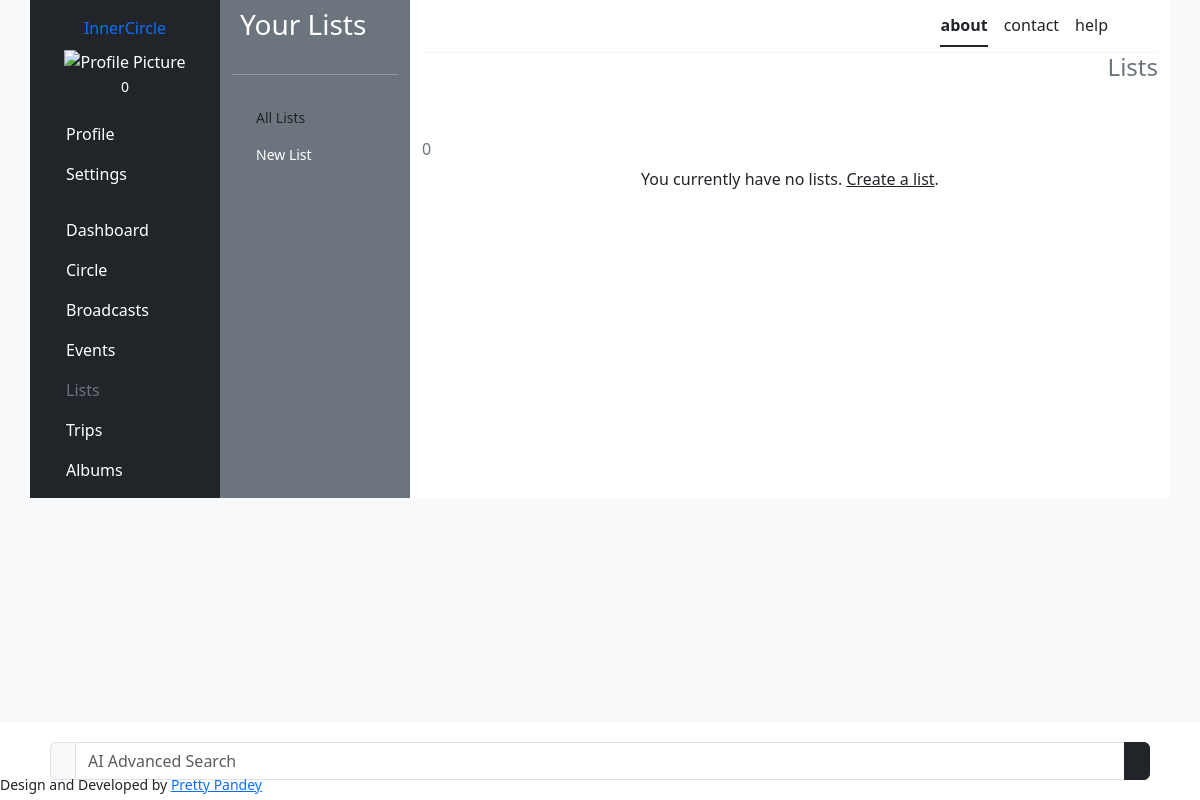
The page /lists (signed in) on the database as committed earlier.
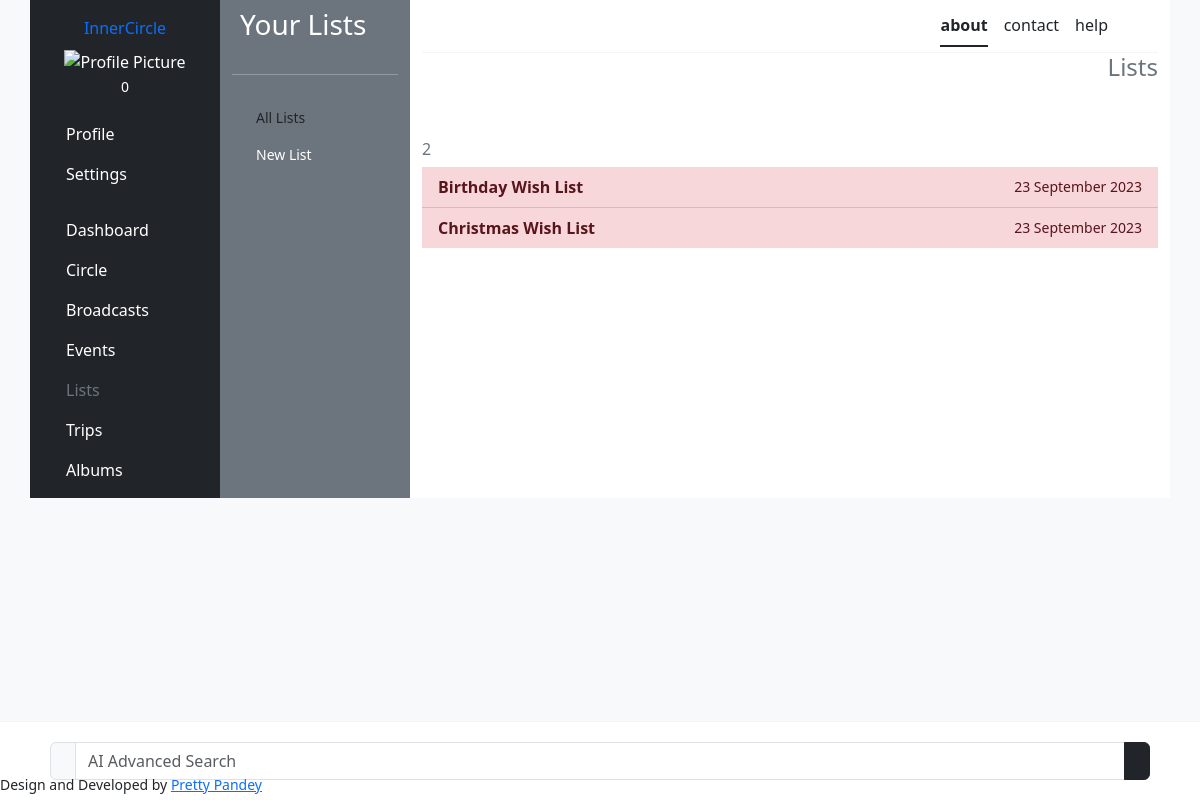
The same page on the database as committed later.
### lists/models.py (models this page shows, shortened)
class List(models.Model):
    user = models.ForeignKey(User, on_delete=models.CASCADE)
    created = models.DateTimeField(auto_now_add=True)
    updated = models.DateTimeField(auto_now=True)
    list_name = models.CharField(max_length=255)
    description = models.TextField()
    receivers = models.ManyToManyField(Member, related_name='lists_received')

### lists/views.py (the view)
# urls.py: path('', include('lists.urls')),
def lists(request):
    template = 'lists/lists.html'
    user_lists = List.objects.filter(user=request.user)
    context = {
        'user_lists': user_lists,
    }
    return render(request, template, context)

### users/templatetags/cache_bust.py (called while the page is built)
@register.simple_tag(name='cache_bust')
def cache_bust():
    if settings.DEBUG:
        version = uuid.uuid1()
    else:
        version = os.environ.get('PROJECT_VERSION')
        if version is None:
            version = '1'
    return '__v__={version}'.format(version=version)

### templates/lists/lists.html (shortened to what this page needs)
{% extends 'base.html' %}
{% load static %}
{% load cache_bust %}
{% load bootstrap_icons %}
{% block css %}<link rel="stylesheet" href="{% static 'scss/circle.scss' %}?{% cache_bust %}">{% endblock %}
{% block content %}
<section class="d-flex flex-column justify-content-between" style="gap: 50px">
    <h4 class="text-end text-secondary">Lists</h4>
    <div>
        <h6 class="text-secondary">{% bs_icon 'card-list' %}{{ user_lists.count }}</h6>
        {% if user_lists %}
        <div class="list-group list-group-flush">
            {% for user_list in user_lists %}
            <a  href="{% url 'list_detail' user_list.id %}" class="list-group-item list-group-action d-flex justify-content-between align-items-center list-group-item-danger">
                    <span class="d-block"><strong>{{ user_list.list_name }}</strong></span>
                    <span class="d-block"><small>{{ user_list.created|date:"d F Y" }}</small></span>
            </a>
            {% endfor %}
        </div>
        {% else %}
        <p class="text-secodary text-center">You currently have no lists. <a href="{% url 'create_list' %}" class="link-dark">Create a list</a>.</p>
        {% endif %}
    </div>
</section>
{% endblock %}

### templates/base.html (shortened to what this page needs)
{% load cache_bust %}
{% load static %}
{% load bootstrap5 %}
{% bootstrap_css %}
{% load bootstrap_icons %}
<!DOCTYPE html>
<html lang="en">
<head>
    <link rel="stylesheet" href="{% static 'bootstrap_icons/css/bootstrap_icons.css' %}">
    <link rel="stylesheet" href="{% static 'scss/main.scss' %}?{% cache_bust %}">
    <link rel="stylesheet" href="{% static 'scss/nav.scss' %}?{% cache_bust %}">
    <link rel="stylesheet" href="{% static 'scss/page-nav.scss' %}?{% cache_bust %}">
    {% block css %}{% endblock %}
</head>
<body class="bg-light">
    <div class="wrapper">
        {% with request.resolver_match.url_name as url_name %}
            {% if not url_name == 'signUp' and not url_name == 'signIn' %}
            <div class="container">
                <div class="row">
                    <div class="col bg-dark text-white main-nav">
                        {% include 'components/nav.html' %}
                    </div>
                    <div class="col bg-secondary text-white">
                        {% include 'components/page-nav.html' %}
                    </div>
                    <div class="col-8 bg-white page">
                        {% include 'components/page-footer.html' %}
                        <div class="page-content overflow-scroll">
                            {% block content %}
                            {% endblock %}
                        </div>
                        {% include 'components/search-bar.html' %}
                    </div>
                </div>
            </div>
            {% else %}
            {% block auth_content %}
                {% endblock %}
            {% endif %}
        {% endwith %}
    </div>
    {% include 'components/footer.html' %}
</body>
</html>

### templates/components/nav.html
{% load static %}
{% load bootstrap_icons %}
<div class="d-flex flex-column justify-content-between">
    <ul class="p-2 nav flex-column text-center">
        <li class="nav-item navbar-brand">
            <a href="{% url 'home' %}" class="nav-link">InnerCircle</a>
        </li>
        <li class="nav-item"><img src="{% static 'img/pic_female.png' %}" alt="Profile Picture"></li>
        <li class="nav-item"><small>{% bs_icon 'people-fill' %} 0</small></li>
    </ul>
    {% with request.resolver_match.url_name as url_name %}
    <ul class="p-2 nav flex-column">
        <li class="nav-item">
            <a href="{% url 'profile' pk=user %}" class="nav-link {% if url_name == 'profile' %}text-secondary{% else %}text-white{% endif %}">
                {% bs_icon 'person' %} Profile
            </a>
        </li>
        <li class="nav-item">
            <a href="{% url 'settings' %}" class="nav-link {% if url_name == 'settings' %}text-secondary{% else %}text-white{% endif %}">
                {% bs_icon 'gear' %} Settings
            </a>
        </li>
    </ul>
    <ul class="p-2 nav flex-column">
        <li class="nav-item">
            <a href="{% url 'home' %}"
            class="nav-link {% if url_name == 'home' %}text-secondary{% else %}text-white{% endif %}">
                {% bs_icon 'layout-wtf' %} Dashboard
            </a>
        </li>
        <li class="nav-item">
            <a href="{% url 'member_list' %}"
            class="nav-link {% if url_name == 'member_list' or url_name == 'member_detail' or url_name == 'create_member' or url_name == 'edit_member' or url_name == 'delete_member' or url_name == 'group_list' or url_name == 'group_detail' or url_name == 'create_group' or url_name == 'edit_group' or url_name == 'delete_group' %}
            text-secondary{% else %}text-white{% endif %}">
                {% bs_icon 'people' %} Circle
            </a>
        </li>
        <li class="nav-item">
            <a href="{% url 'broadcast_list' %}" class="nav-link {% if url_name == 'broadcast_list' or url_name == 'broadcast_detail' or url_name == 'create_broadcast' or url_name == 'edit_broadcast' or url_name == 'delete_broadcast' %}text-secondary{% else %}text-white{% endif %}">
                {% bs_icon 'megaphone' %} Broadcasts
            </a>
        </li>
        <li class="nav-item">
            <a href="{% url 'event_list' %}" class="nav-link {% if url_name == 'event_list' or url_name == 'event_detail' or url_name == 'create_event' or url_name == 'update_event' or url_name == 'delete_event' %}text-secondary{% else %}text-white{% endif %}">
                {% bs_icon 'calendar-event' %} Events
            </a>
        </li>
        <li class="nav-item">
            <a href="{% url 'lists' %}" class="nav-link {% if url_name == 'lists' or url_name == 'list_detail' or url_name == 'create_list' or urla_name == 'edit_list' or url_name == 'delete_list' %}text-secondary{% else %}text-white{% endif %}">
                {% bs_icon 'card-list' %} Lists
            </a>
        </li>
        <li class="nav-item">
            <a href="{% url 'settings' %}" class="nav-link {% if url_name == 'settings' %}text-secondary{% else %}text-white{% endif %}">
                {% bs_icon 'airplane' %} Trips
            </a>
        </li>
        <li class="nav-item">
            <a href="{% url 'settings' %}" class="nav-link {% if url_name == 'settings' %}text-secondary{% else %}text-white{% endif %}">
                {% bs_icon 'collection' %} Albums
            </a>
        </li>
    </ul>
    {% endwith %}
</div>

### templates/components/page-nav.html (shortened to what this page needs)
{% load bootstrap_icons %}
<div class="d-flex flex-column page-nav">
{% with request.resolver_match.url_name as url_name %}
    {% if url_name == 'profile' %}
        <h5 class="p-2 text-center">Profile</h5>
        <hr>
        <ul class="p-2 nav">
            <li class="nav-item">
                <a href="{% url 'profile' pk=user %}" class="nav-link text-white">{% bs_icon 'person-circle' %} Profile Info</a>
            </li>
            <li class="nav-item">
                <a href="{% url 'settings' %}" class="nav-link text-white">{% bs_icon 'chat-dots' %} AI Chat</a>
            </li>
        </ul>
    {% elif url_name == 'lists' or url_name == 'list_detail' or url_name == 'create_list' or url_name == 'edit_list' or url_name == 'delete_list' %}
        <h3 class="p-2">Your Lists</h3>
        <hr>
        <ul class="p-2 nav">
            <li class="nav-item">
                <a href="{% url 'lists' %}" class="nav-link {% if url_name == 'lists' or url_name == 'list_detail' or url_name == 'edit_list' or url_name == 'delete_lits' %}text-dark{% else %}text-white{% endif %}">{% bs_icon 'card-list' %} <small>All Lists</small></a>
            </li>
            <li class="nav-item">
                <a href="{% url 'create_list' %}" class="nav-link {% if url_name == 'create_lits' %}text-dark{% else %}text-white{% endif %}">{% bs_icon 'person-lines-fill' %} <small>New List</small> </a>
            </li>
        </ul>
    {% endif %}
{% endwith %}
</div>

### templates/components/page-footer.html (shortened to what this page needs)
<div class="page-footer">
    <ul class="nav nav-underline justify-content-end">
        <li class="nav-item ">
            <a href="" class="nav-link text-dark active">about</a>
        </li>
        <li class="nav-item">
            <a href="" class="nav-link text-dark">contact</a>
        </li>
        <li class="nav-item">
            <a href="" class="nav-link text-dark">help</a>
        </li>
    </ul>
</div>

### templates/components/search-bar.html (shortened to what this page needs)
{% load bootstrap_icons %}
<div class="search-bar bg-white">
    <form action="" method="POST">
        <div class="input-group">
            <span class="input-group-text" id="addon-wrapping">{% bs_icon 'info-circle' %}</span>
            <input type="text" class="form-control" placeholder="AI Advanced Search">
            <button class="btn btn-dark" type="submit">{% bs_icon 'arrow-up-circle-fill' %}</button>
        </div>
    </form>
</div>

### templates/components/footer.html (shortened to what this page needs)
<footer>
    <small>Design and Developed by <a href="https://github.com/pandeypearl">Pretty Pandey</a></small>
</footer>

### templates/components/page-footer.html (style rules this page uses)
.page-footer { border-bottom: 1px solid whitesmoke; padding: 5px 50px; }

### templates/components/search-bar.html (style rules this page uses)
.search-bar { position: absolute; bottom: 0; right: 0; left: 0; border-top: 1px solid whitesmoke; }
form { margin: 20px 0; padding: 0 50px; }

### templates/components/footer.html (style rules this page uses)
footer { position: absolute; bottom: 5px; }

Rows that differ between the two databases and show on the page:
added List: list_name "Birthday Wish List", created "23 September 2023"
added List: list_name "Christmas Wish List", created "23 September 2023"
Other text that changed with them:
{{ user_lists.count }}: "0" → "2"
text no longer shown: "You currently have no lists. Create a list ."
